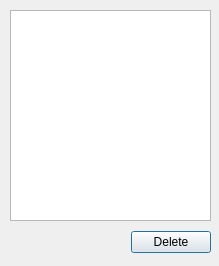
<?xml version="1.0" encoding="UTF-8"?>
<ui version="4.0">
 <class>tab</class>
 <widget class="QDialog" name="tab">
  <property name="geometry">
   <rect>
    <x>0</x>
    <y>0</y>
    <width>219</width>
    <height>266</height>
   </rect>
  </property>
  <property name="windowTitle">
   <string>Выбор </string>
  </property>
  <widget class="QWidget" name="layoutWidget">
   <property name="geometry">
    <rect>
     <x>10</x>
     <y>230</y>
     <width>201</width>
     <height>25</height>
    </rect>
   </property>
   <layout class="QHBoxLayout" name="horizontalLayout">
    <item>
     <spacer name="horizontalSpacer">
      <property name="orientation">
       <enum>Qt::Horizontal</enum>
      </property>
      <property name="sizeHint" stdset="0">
       <size>
        <width>40</width>
        <height>20</height>
       </size>
      </property>
     </spacer>
    </item>
    <item>
     <widget class="QPushButton" name="pushButton">
      <property name="sizePolicy">
       <sizepolicy hsizetype="Preferred" vsizetype="Fixed">
        <horstretch>0</horstretch>
        <verstretch>0</verstretch>
       </sizepolicy>
      </property>
      <property name="text">
       <string>Delete</string>
      </property>
     </widget>
    </item>
   </layout>
  </widget>
  <widget class="QTableView" name="tableView">
   <property name="geometry">
    <rect>
     <x>10</x>
     <y>10</y>
     <width>201</width>
     <height>211</height>
    </rect>
   </property>
  </widget>
 </widget>
 <resources/>
 <connections/>
</ui>
